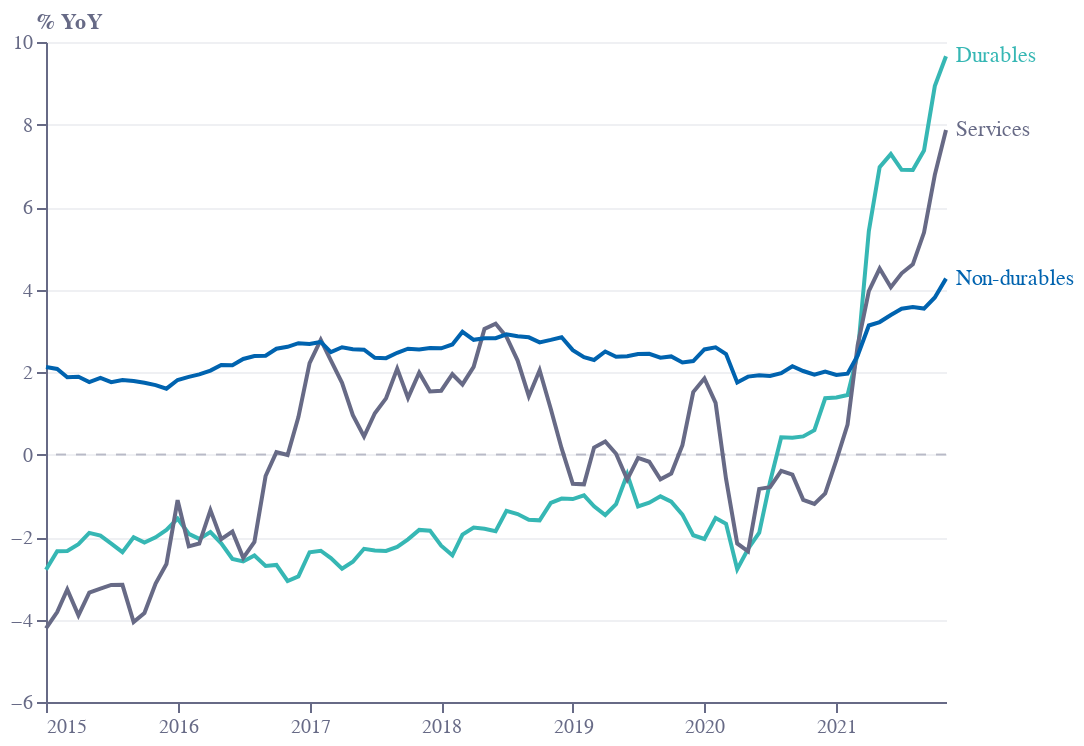

Source (notebook cell):
### Code cell
base = alt.Chart(f5).encode(
    x=alt.X(
        "date:T",
        sort=[],
        axis=alt.Axis(
            grid=False,
            titleAlign="center",
            titleAnchor="middle",
            title="",
            titleY=-15,
            titleX=207,
            labelColor=colors["eco-gray"],
            titleColor=colors["eco-gray"],
            tickColor=colors["eco-gray"],
            domainColor=colors["eco-gray"],
            tickCount=10,
            orient="bottom",
            labelAngle=0,
        ),
    )
)
line = (
    base.mark_line()
    .encode(
        y=alt.Y(
            "value:Q",
            sort=[],
            axis=alt.Axis(
                gridColor=colors["eco-gray"],
                gridOpacity=0.1,
                title="% YoY",
                titleX=-5,
                titleY=-5,
                titleBaseline="bottom",
                titleAngle=0,
                tickCount=6,
                titleAlign="left",
                labelColor=colors["eco-gray"],
                titleColor=colors["eco-gray"],
                tickColor=colors["eco-gray"],
                domainColor=colors["eco-gray"],
            ),
        ),
        color=alt.Color(
            "durables:N",
            legend=None,
            scale=alt.Scale(
                range=[
                    colors["eco-turquiose"],
                    colors["eco-mid-blue"],
                    colors["eco-gray"],
                ]
            ),
        ),
    )
    .transform_filter("year(datum.date)>=2015")
)

labels = (
    line.mark_text(align="left", dx=5)
    .encode(text="durables:N")
    .transform_filter("year(datum.date)==2021")
    .transform_filter("month(datum.date)==10")
)
zeroline = (
    alt.Chart(pd.DataFrame([{"y": 0}]))
    .mark_rule(strokeWidth=1, strokeDash=[5, 5], opacity=0.4, color=colors["eco-gray"])
    .encode(y=alt.Y("y:Q"))
)
layer1 = (
    ((zeroline + line + labels).properties(height=330, width=450))
    .configure_view(stroke=None)
    .properties(title="")
)
layer1.save("visualisation/" + f + ".json")
layer1.save("visualisation/" + f + ".png")
open("README.md", "a").write(readme)
layer1

### Figure 1 — Vega-Lite specification as saved in the notebook (floating-point values rounded to 4 significant figures; data arrays with more than 128 entries replaced by an {"elided": "..."} marker saying what was removed)
{"config": {"view": {"continuousWidth": 400, "continuousHeight": 300, "stroke": null}}, "layer": [{"data": {"name": "data-06fd9f850666401b4599de5588b60692"}, "mark": {"type": "rule", "color": "#676A86", "opacity": 0.4, "strokeDash": [5, 5], "strokeWidth": 1}, "encoding": {"y": {"type": "quantitative", "field": "y"}}}, {"data": {"name": "data-269d782606729567d0cf1fcf660803ae"}, "mark": "line", "encoding": {"color": {"type": "nominal", "field": "durables", "legend": null, "scale": {"range": ["#36B7B4", "#0063AF", "#676A86"]}}, "x": {"type": "temporal", "axis": {"domainColor": "#676A86", "grid": false, "labelAngle": 0, "labelColor": "#676A86", "orient": "bottom", "tickColor": "#676A86", "tickCount": 10, "title": "", "titleAlign": "center", "titleAnchor": "middle", "titleColor": "#676A86", "titleX": 207, "titleY": -15}, "field": "date", "sort": []}, "y": {"type": "quantitative", "axis": {"domainColor": "#676A86", "gridColor": "#676A86", "gridOpacity": 0.1, "labelColor": "#676A86", "tickColor": "#676A86", "tickCount": 6, "title": "% YoY", "titleAlign": "left", "titleAngle": 0, "titleBaseline": "bottom", "titleColor": "#676A86", "titleX": -5, "titleY": -5}, "field": "value", "sort": []}}, "transform": [{"filter": "year(datum.date)>=2015"}]}, {"data": {"name": "data-269d782606729567d0cf1fcf660803ae"}, "mark": {"type": "text", "align": "left", "dx": 5}, "encoding": {"color": {"type": "nominal", "field": "durables", "legend": null, "scale": {"range": ["#36B7B4", "#0063AF", "#676A86"]}}, "text": {"type": "nominal", "field": "durables"}, "x": {"type": "temporal", "axis": {"domainColor": "#676A86", "grid": false, "labelAngle": 0, "labelColor": "#676A86", "orient": "bottom", "tickColor": "#676A86", "tickCount": 10, "title": "", "titleAlign": "center", "titleAnchor": "middle", "titleColor": "#676A86", "titleX": 207, "titleY": -15}, "field": "date", "sort": []}, "y": {"type": "quantitative", "axis": {"domainColor": "#676A86", "gridColor": "#676A86", "gridOpacity": 0.1, "labelColor": "#676A86", "tickColor": "#676A86", "tickCount": 6, "title": "% YoY", "titleAlign": "left", "titleAngle": 0, "titleBaseline": "bottom", "titleColor": "#676A86", "titleX": -5, "titleY": -5}, "field": "value", "sort": []}}, "transform": [{"filter": "year(datum.date)>=2015"}, {"filter": "year(datum.date)==2021"}, {"filter": "month(datum.date)==10"}]}], "height": 330, "title": "", "width": 450, "$schema": "https://vega.github.io/schema/vega-lite/v4.8.1.json", "datasets": {"data-06fd9f850666401b4599de5588b60692": [{"y": 0}], "data-269d782606729567d0cf1fcf660803ae": {"elided": "1149 records"}}}
